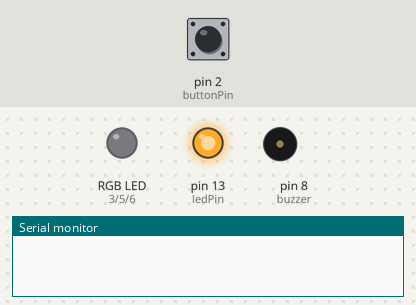
Simulated run of this sketch. Board: Arduino Uno, built with avr-gcc and run on an emulated ATmega328P. On the bench: an RGB LED mixed from three pins (HIGH = lit), output pins drawn as LEDs (lit = HIGH), buzzer (waves = sounding, pin HIGH), the last lines printed to the serial monitor. Dashed ring = blinking. The test bench sets the inputs (shaded band); at power-on: pin 2 (buttonPin) LOW. Random numbers use the default seed unless the sketch sets one.

Above: at 1.2 s.
1.3 s: pin 2 (buttonPin) pulled HIGH for 0.15 s
At 2.1 s:
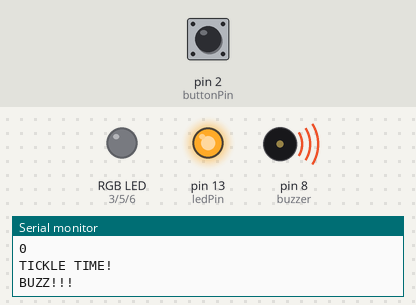
At 2.6 s:
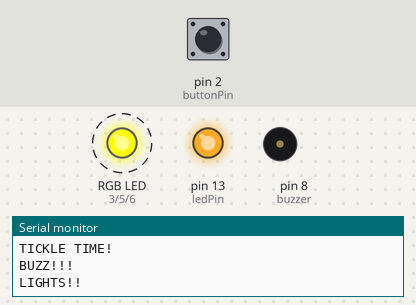
7.3 s: pin 2 (buttonPin) pulsed HIGH 5 times (0.12 s each, 0.3 s apart)
10.3 s: pin 2 (buttonPin) pulled HIGH for 1 s
At 17.1 s:
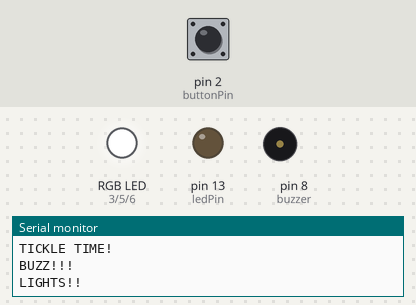
Timing chart, 0 to 18.6 s (numbered marks = the images above; inputs shaded):
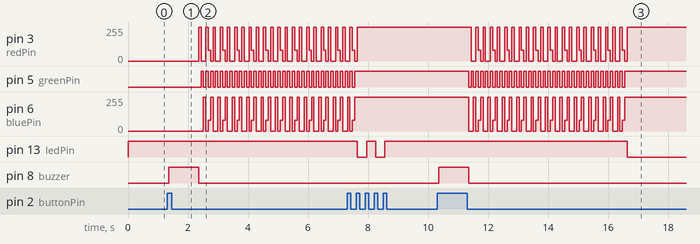

Measured:
- after the input at 1.3 s, pin 3 (redPin): 0/255 → 255/255 after 1.1 s, then repeats every 0.48 s: 0/255 0.16 s, 255/255 0.08 s, 80/255 0.08 s, 0/255 0.08 s, 255/255 0.08 s; pin 5 (greenPin): alternates HIGH for 0.08 s and LOW for 0.08 s, starting after 1.1 s
- after the input at 10.3 s, pin 3 (redPin): 255/255 → 0/255 after 1.1 s, then repeats every 0.48 s: 255/255 0.08 s, 80/255 0.08 s, 0/255 0.08 s, 255/255 0.08 s, 0/255 0.16 s, until it stays 255/255 from 16.6 s; pin 5 (greenPin): alternates HIGH for 0.08 s and LOW for 0.08 s, 66 changes in all, then stays HIGH, starting after 1.1 s
- by itself, pin 13 (ledPin): alternates HIGH for 0.30 s and LOW for 0.31 s, 4 changes in all, then stays HIGH

The sketch:

tickle_button.ino
```cpp
const int buttonPin = 2;    // the number of the pushbutton pin
const int ledPin = 13;      // the number of the LED pin
const int buzzer = 8; //buzzer to arduino pin 9
int redPin = 3;     // Red RGB pin -> D3
int greenPin = 5;   // Green RGB pin -> D5
int bluePin = 6;    // Blue RGB pin -> D6
long randomNumber;
long spinCount;
boolean randomGenerated = false;
int ledState = HIGH;         // the current state of the output pin
int buttonState;             // the current reading from the input pin
int lastButtonState = LOW;   // the previous reading from the input pin
long lastDebounceTime = 0;  // the last time the output pin was toggled
long debounceDelay = 50;    // the debounce time; increase if the output flickers

void setup() {
  Serial.begin(9600);
  randomSeed(analogRead(0));
  pinMode(buttonPin, INPUT);
  pinMode(ledPin, OUTPUT);
  pinMode(buzzer, OUTPUT); // Set buzzer - pin 9 as an output
  pinMode(redPin, OUTPUT);
  pinMode(greenPin, OUTPUT);
  pinMode(bluePin, OUTPUT);
  digitalWrite(A0, HIGH);

  // set initial LED state
  digitalWrite(ledPin, ledState);
}

void loop() {
  if (!randomGenerated){
  randomNumber = random(1, 9);
  randomGenerated = true;
  }
  // read the state of the switch into a local variable:
  int reading = digitalRead(buttonPin);

  // check to see if you just pressed the button
  // (i.e. the input went from LOW to HIGH),  and you've waited
  // long enough since the last press to ignore any noise:

  // If the switch changed, due to noise or pressing:
  if (reading != lastButtonState) {
    // reset the debouncing timer
    lastDebounceTime = millis();
  }

  if ((millis() - lastDebounceTime) > debounceDelay) {
    // whatever the reading is at, it's been there for longer
    // than the debounce delay, so take it as the actual current state:

    // if the button state has changed:
    if (reading != buttonState) {
      buttonState = reading;


      // only toggle the LED if the new button state is HIGH
      if (buttonState == HIGH) {
        ledState = !ledState;
        spinCount = spin(spinCount);
      }
    }
  }

  // set the LED:
  digitalWrite(ledPin, ledState);


  // save the reading.  Next time through the loop,
  // it'll be the lastButtonState:
  lastButtonState = reading;
}


void buzz() {
  Serial.println("BUZZ!!!");
  digitalWrite(buzzer, HIGH); // Send 1KHz sound signal...
  delay(1000);
  digitalWrite(buzzer, LOW);     // Stop sound...
  randomGenerated = false;
}

void lights() {
  Serial.println("LIGHTS!!");
  for (int x = 0; x <= 10; x++){
  setColor(255, 0, 0);  // red
  delay(80);
  setColor(0, 255, 0);  // green
  delay(80);
  setColor(0, 0, 255);  // orange!
  delay(80);
  setColor(255, 255, 0);  // green!
  delay(80);
  setColor(80, 0, 80);  // purple
  delay(80);
  setColor(0, 255, 255);  // aqua
  delay(80);
  };
  setColor(255, 255, 255); //off
}

void setColor(int red, int green, int blue){
  #ifdef COMMON_ANODE
    red = 255 - red;
    green = 255 - green;
    blue = 255 - blue;
  #endif
  analogWrite(redPin, red);
  analogWrite(greenPin, green);
  analogWrite(bluePin, blue);
}

int spin(long spinCount) {
  Serial.println("SPIN!");
  Serial.println(" Random Number: ");;
  Serial.println(randomNumber);
  Serial.println(" Spin Count: ");
  Serial.println(spinCount);
  spinCount++;
  if (spinCount == randomNumber) {
    Serial.println("TICKLE TIME!");
    buzz();
    lights();

    spinCount = 0;
  };
  return spinCount;
}
```
